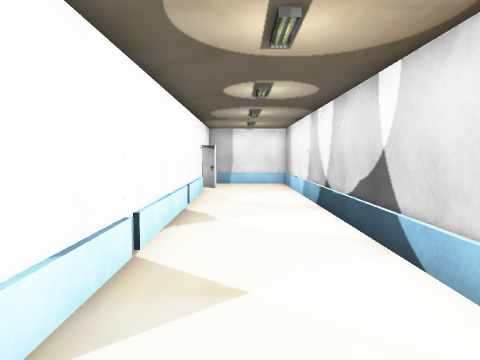
[1] (above)

24 first-person views from a walk through a scene from a Unity 3-D project. The camera is 1.5 m above the floor, tilts 4° down and sees 70° across. The floor is counted in squares, 1 m on a side. Each view is taken from the middle of a square. On the plan, view 1 faces up. The plan holds only what a view shows up to about 16 squares ahead; the rest is blank. The place goes on beyond the plan. The player character is not drawn. Some surface patterns are stand-ins.

[2]
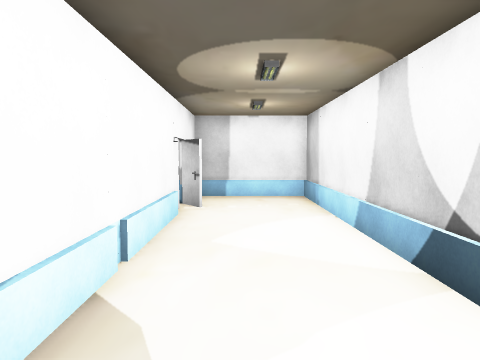

[3]
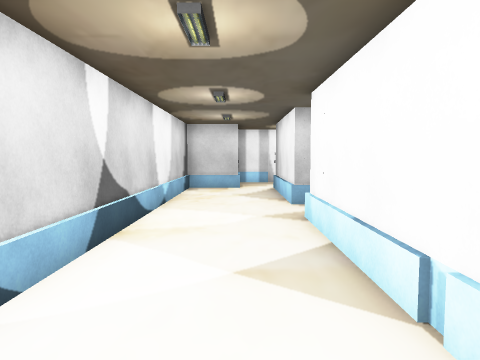

[4]
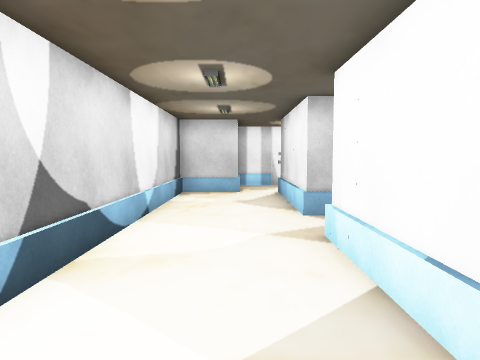

[5]
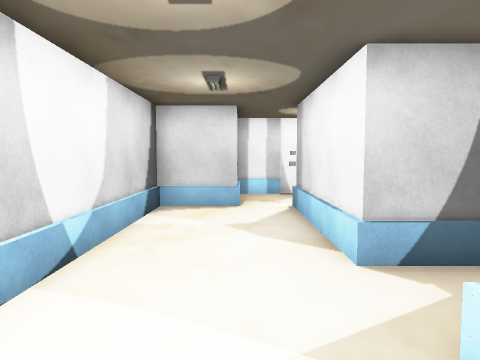

[6]
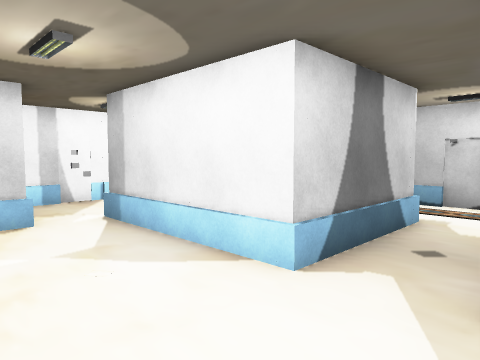

[7]
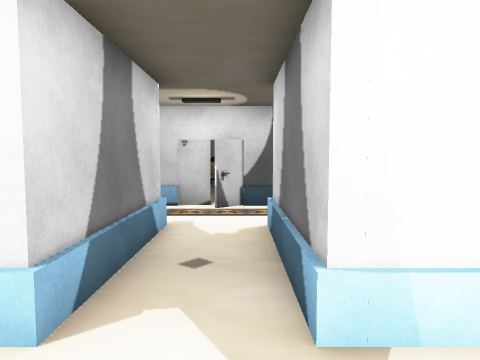

[8]
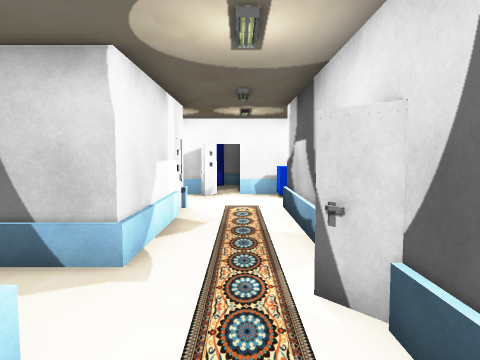

[9]
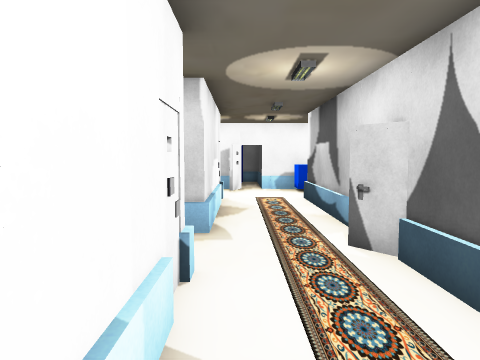

[10]
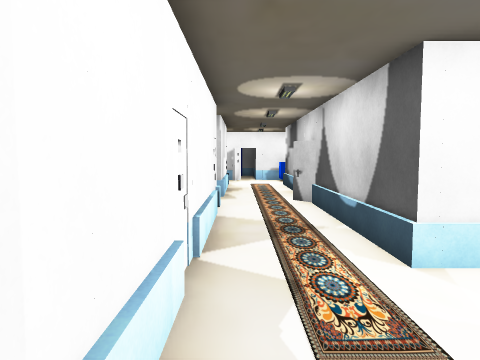

[11]
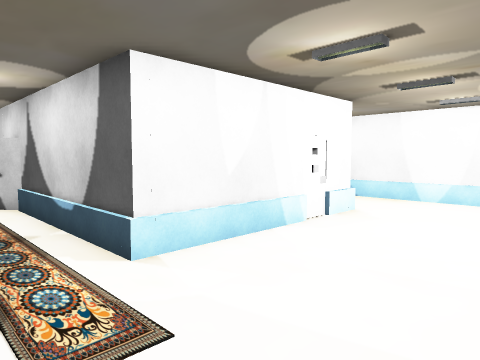

[12]
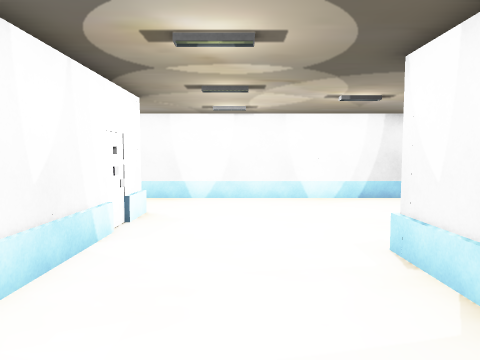

[13]
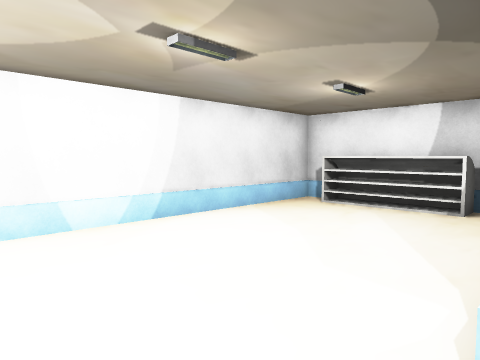

[14]
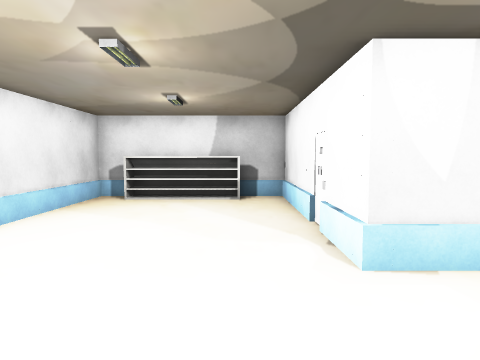

[15]
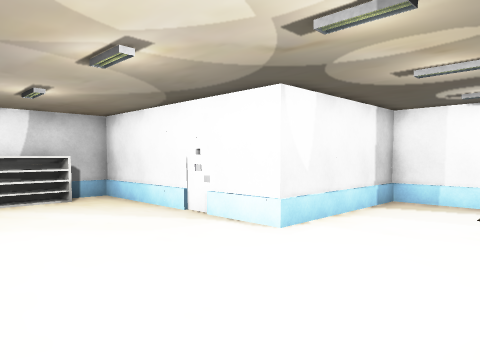

[16]
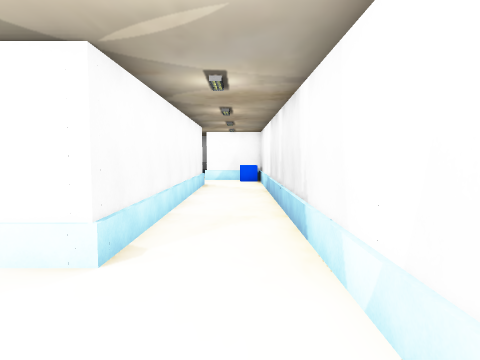

[17]
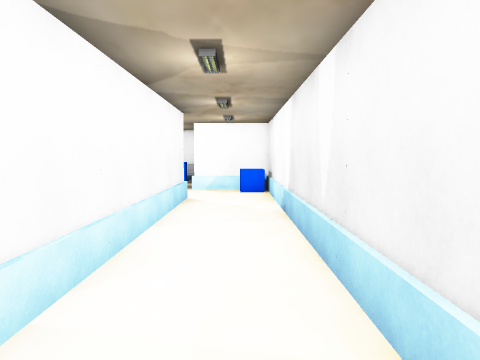

[18]
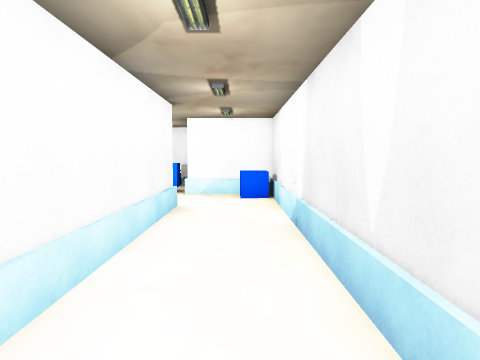

[19]
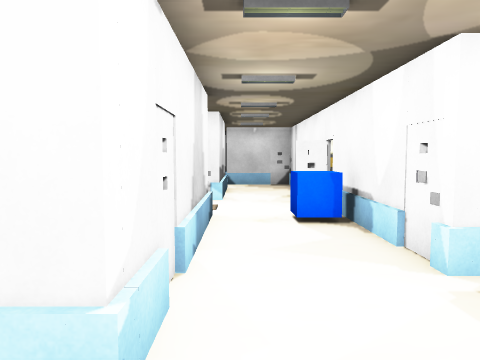

[20]
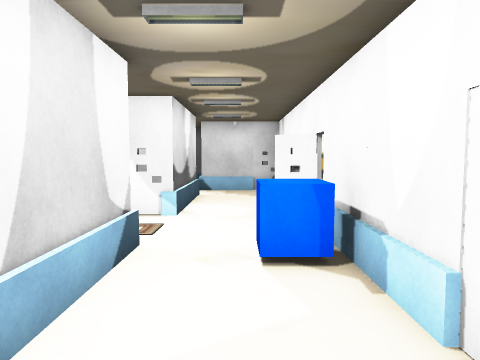

[21]
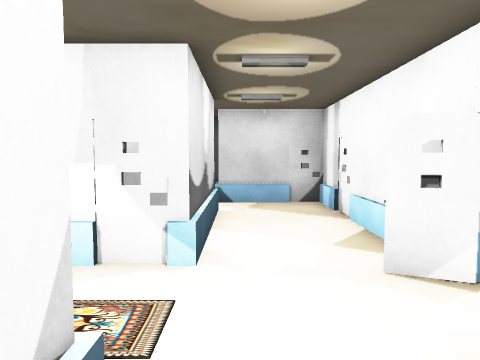

[22]
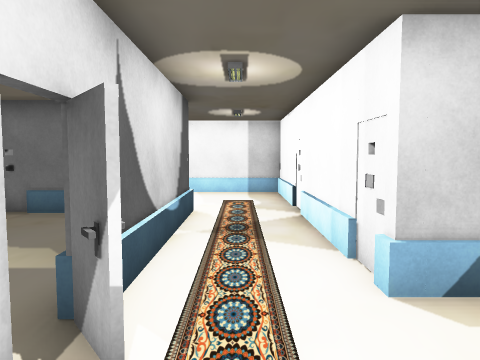

[23]
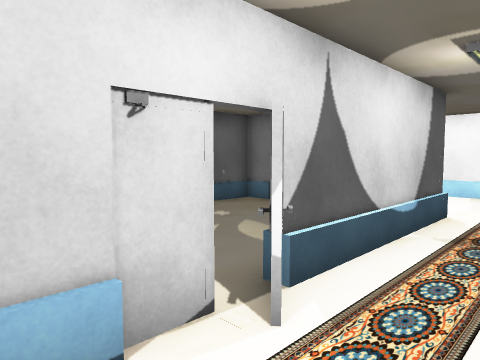

[24]
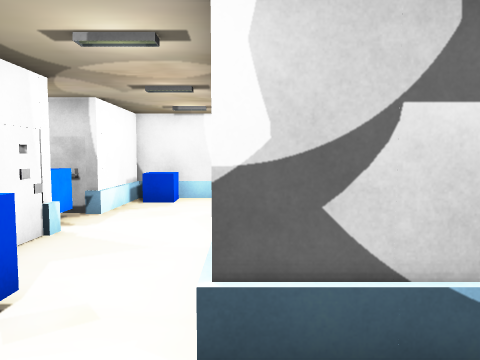

### Floor plan
Points are (right, up) in squares from view 1. A wall is a line through its corners. A room is listed if a view was taken in it or the views show most of it. See-through windows are left out.
Room 1 (views 1, 2, 3, 4, 5, 6, 7)
walls: (-1.7, -2.7) (-1.7, -7.4); (-1.7, 14.9) (-1.7, -0.3); (0.1, -8.3) (2.5, -8.3) (2.5, 18.9) (-1.5, 18.9)
ways out: opening at (-1, -8) to room 2; opening at (-2, -1.5)
objects: other object (-2, 16) to (-1, 16)
Room 2 (views 8, 9, 15, 17, 18, 19, 20, 21, 22, 23, 24)
walls: (-9.4, -2.9) (-9.4, -8.2) (-16, -8.2) (-16, 5.4); (-6.3, -8.4) (-6.3, -2.7) (-4.4, -2.7); (-4.6, -0.3) (-6.3, -0.3) (-6.3, 6.6); (-1.7, -7.4) (-1.7, -8.4); (-6.6, -11.7) (-5.8, -11.7); (-5.5, -11.7) (0.1, -11.7) (0.1, -8.3); (-1.6, -8.2) (-6.4, -8.2); (-13.7, -12.1) (-13.7, -11.7) (-8, -11.7); (-9.4, 5.4) (-9.4, -0.9); (-19.3, -8.5) (-19.3, -10.5); (-19.4, -11.7) (-15.8, -11.7) (-15.8, -13); (-19.3, 6.5) (-19.3, -8.4)
low walls: (-1.7, -8.4) (-6.3, -8.4)
ways out: opening at (-1, -8) to room 1; opening at (-17.5, 5.5) to room 3; opening at (-7.5, 5.5) to room 3; opening at (-5.5, -1.5)
objects: blue cube (-19, -11) to (-18, -10); blue cube (-15, -13) to (-15, -12); blue cube (-10, -11) to (-10, -10); other object (-10, -2) to (-9, -1); other object (-7, -11)
Room 3 (views 10, 11, 12, 13, 14, 16)
walls: (-16, 5.4) (-9.4, 5.4); (-6.3, 6.6) (-6.3, 10.5) (-12.3, 10.5) (-12.3, 18.9) (-19.3, 18.9) (-19.3, 6.5)
ways out: opening at (-17.5, 5.5) to room 2; opening at (-7.5, 5.5) to room 2
objects: other object (-18, 18) to (-16, 18); other object (-14, 18)

Where each view was taken, in squares from view 1:
view 1: 0 up, 0 right, facing up
view 2: 6 up, 0 right, facing up
view 3: 8 up, 0 right, facing down
view 4: 6 up, 0 right, facing down
view 5: 2 up, 0 right, facing down
view 6: 0 up, 2 right, facing down-left
view 7: 1 down, 1 right, facing left
view 8: 2 up, 8 left, facing down
view 9: 4 up, 7 left, facing down
view 10: 10 up, 7 left, facing down
view 11: 10 up, 7 left, facing down-left
view 12: 8 up, 7 left, facing left
view 13: 8 up, 12 left, facing up-left
view 14: 6 up, 14 left, facing up
view 15: 6 up, 18 left, facing up-right
view 16: 10 up, 18 left, facing down
view 17: 4 up, 18 left, facing down
view 18: 2 up, 18 left, facing down
view 19: 9 down, 18 left, facing right
view 20: 10 down, 15 left, facing right
view 21: 9 down, 11 left, facing right
view 22: 4 down, 8 left, facing up
view 23: 4 down, 7 left, facing up-left
view 24: 8 down, 7 left, facing left
